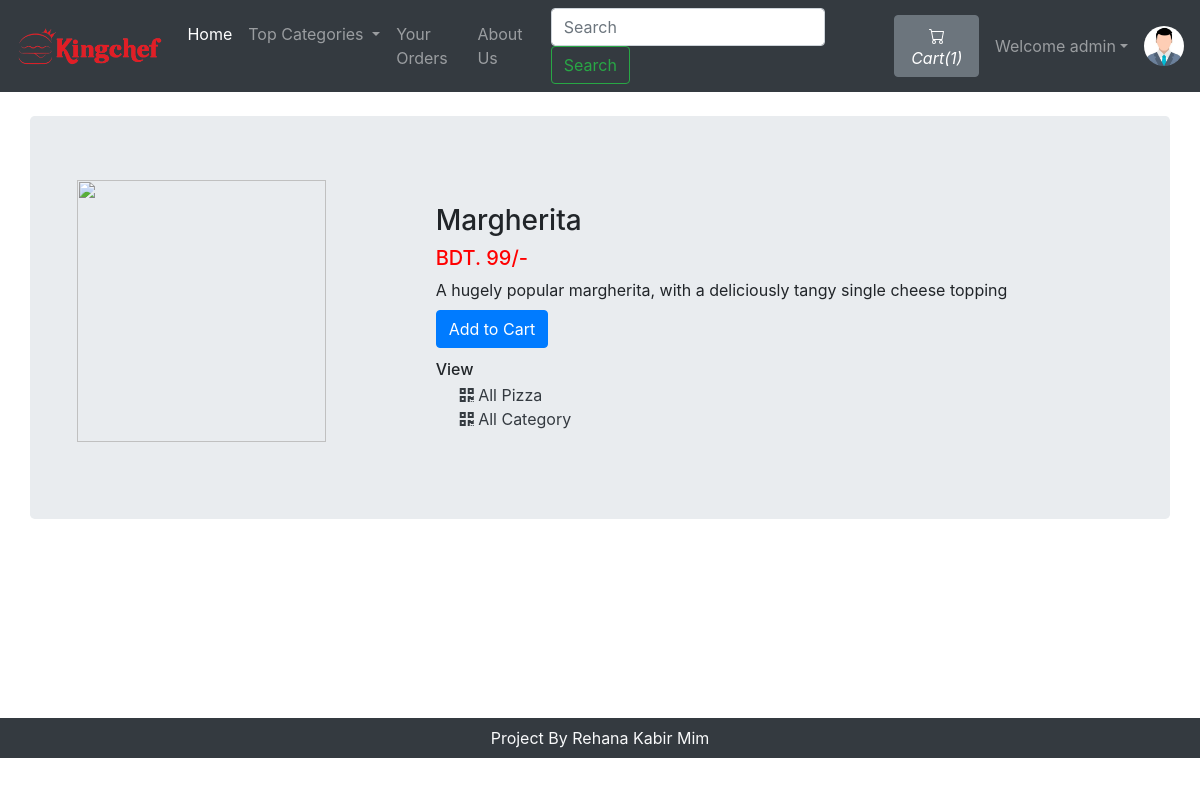
The app's page /viewPizza.php?pizzaid=1 (signed in) with its own data.
### tables this page shows
CREATE TABLE `pizza` (
  `pizzaId` int(12) NOT NULL,
  `pizzaName` varchar(255) NOT NULL,
  `pizzaPrice` int(12) NOT NULL,
  `pizzaDesc` text NOT NULL,
  `pizzaCategorieId` int(12) NOT NULL,
  `pizzaPubDate` datetime NOT NULL DEFAULT current_timestamp()
);

### viewPizza.php (the view, shortened to what this page needs)
<!doctype html>
<html lang="en">
<head>
    <link rel="stylesheet" href="https://stackpath.bootstrapcdn.com/bootstrap/4.4.1/css/bootstrap.min.css">
    <link rel="stylesheet" href="https://use.fontawesome.com/releases/v5.8.2/css/all.css">
</head>
<body>
    <?php include 'partials/_dbconnect.php';?>
    <?php require 'partials/_nav.php' ?>
    <div class="container my-4" id="cont">
        <div class="row jumbotron">
        <?php
            $pizzaId = $_GET['pizzaid'];
            $sql = "SELECT * FROM `pizza` WHERE pizzaId = $pizzaId";
            $result = mysqli_query($conn, $sql);
            $row = mysqli_fetch_assoc($result);
            $pizzaName = $row['pizzaName'];
            $pizzaPrice = $row['pizzaPrice'];
            $pizzaDesc = $row['pizzaDesc'];
            $pizzaCategorieId = $row['pizzaCategorieId'];
        ?>
        <?php
        echo  '<div class="col-md-4">
                <img src="img/pizza-'.$pizzaId. '.jpg" width="249px" height="262px">
            </div>
            <div class="col-md-8 my-4">
                <h3>' . $pizzaName . '</h3>
                <h5 style="color: #ff0000">BDT. '.$pizzaPrice. '/-</h5>
                <p class="mb-0">' .$pizzaDesc .'</p>';
                if($loggedin){
                    $quaSql = "SELECT `itemQuantity` FROM `viewcart` WHERE pizzaId = '$pizzaId' AND `userId`='$userId'";
                    $quaresult = mysqli_query($conn, $quaSql);
                    $quaExistRows = mysqli_num_rows($quaresult);
                    if($quaExistRows == 0) {
                        echo '<form action="partials/_manageCart.php" method="POST">
                              <input type="hidden" name="itemId" value="'.$pizzaId. '">
                              <button type="submit" name="addToCart" class="btn btn-primary my-2">Add to Cart</button>';
                    }else {
                        echo '<a href="viewCart.php"><button class="btn btn-primary my-2">Go to Cart</button></a>';
                    }
                }
                else{
                    echo '<button class="btn btn-primary my-2" data-toggle="modal" data-target="#loginModal">Add to Cart</button>';
                }
                echo '</form>
                <h6 class="my-1"> View </h6>
                <div class="mx-4">
                    <a href="viewPizzaList.php?catid=' . $pizzaCategorieId . '" class="active text-dark">
                    <i class="fas fa-qrcode"></i>
                        <span>All Pizza</span>
                    </a>
                </div>
                <div class="mx-4">
                    <a href="index.php" class="active text-dark">
                    <i class="fas fa-qrcode"></i>
                        <span>All Category</span>
                    </a>
                </div>
            </div>'
        ?>
        </div>
    </div>
    <?php require 'partials/_footer.php' ?>
</body>
</html>

### viewPizza.php (style rules this page uses)
#cont { min-height : 578px; }

### records on screen
pizza: pizzaName "Margherita", pizzaPrice "99", pizzaDesc "A hugely popular margherita, with a deliciously tangy single cheese topping"

### other values on screen
$count "1"
$username "admin"
